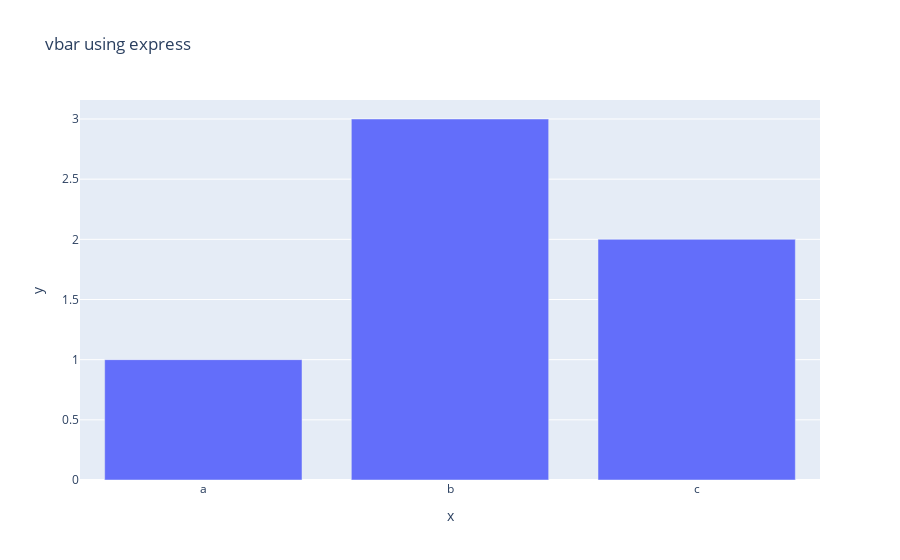

The notebook cell saved with this chart:
### Code cell
## type your code ##
# px.bar() 함수를 활용해서 bar chart 생성과 동시에 Data, Layout 값 입력
fig=px.bar(
    x=['a','b','c'],
    y=[1,3,2],
    title="vbar using express"
)
fig.show()

### Figure 1 — Plotly figure (JSON) as saved in the notebook; plotly's stock layout.template omitted (floating-point values rounded to 4 significant figures)
{"data": [{"alignmentgroup": "True", "hovertemplate": "x=%{x}<br>y=%{y}<extra></extra>", "legendgroup": "", "marker": {"color": "#636efa", "pattern": {"shape": ""}}, "name": "", "offsetgroup": "", "orientation": "v", "showlegend": false, "textposition": "auto", "type": "bar", "x": ["a", "b", "c"], "xaxis": "x", "y": [1, 3, 2], "yaxis": "y"}], "layout": {"barmode": "relative", "legend": {"tracegroupgap": 0}, "title": {"text": "vbar using express"}, "xaxis": {"anchor": "y", "domain": [0, 1], "title": {"text": "x"}}, "yaxis": {"anchor": "x", "domain": [0, 1], "title": {"text": "y"}}}}
